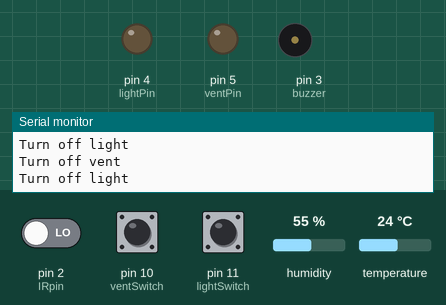
The sketch below on a simulated Arduino Uno, built with avr-gcc and run on an emulated ATmega328P. On the bench: output pins drawn as LEDs (lit = HIGH), buzzer (waves = sounding), the last lines printed to the serial monitor. Dashed ring = blinking. The test bench sets the inputs (shaded band); at power-on: pin 2 (IRpin) LOW, temperature 24 °C, pin 10 (ventSwitch) LOW, pin 11 (lightSwitch) LOW, humidity 55 %.

Above: at 1.2 s.
1.3 s: pin 2 (IRpin) driven HIGH
At 2.03 s:
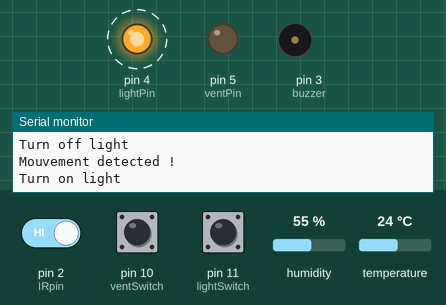
4.8 s: temperature set to 27 °C
8.3 s: temperature set to 30 °C
At 9.12 s:
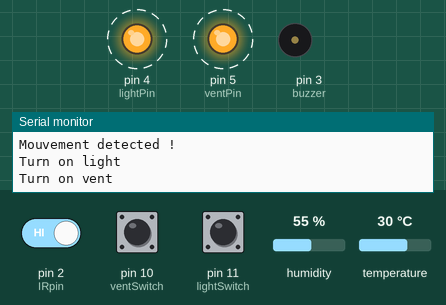
12.6 s: pin 10 (ventSwitch) pulled HIGH for 1 s
At 13.1 s:
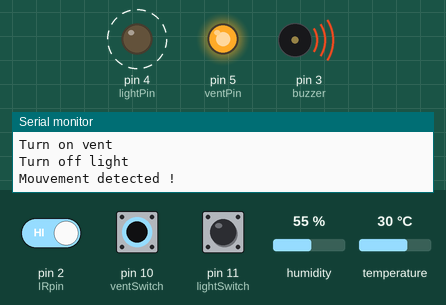
16.1 s: pin 11 (lightSwitch) pulled HIGH for 1 s
At 16.7 s:
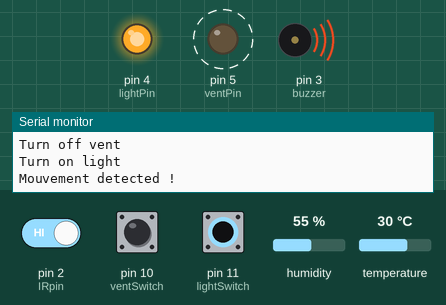
19.6 s: pin 11 (lightSwitch) pulled HIGH for 3.2 s
Timing chart, 0 to 29.8 s (numbered marks = the images above; inputs shaded):
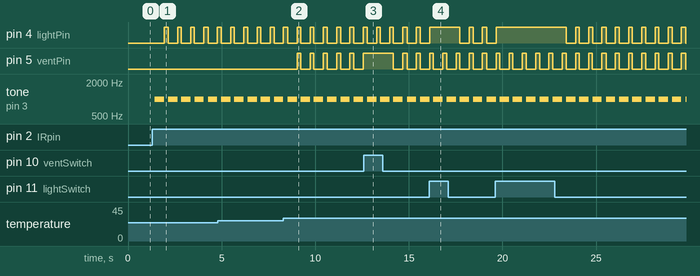

The sketch:

HouseProejctRecife.ino
```cpp
#include "DHT.h"

DHT dht(7, DHT11);

#define IRpin 2
#define lightPin 4
#define ventPin 5
#define buzzer 3
#define ventSwitch 10
#define lightSwitch 11

unsigned long currentTime = 0;
unsigned long previousTime = 0;
bool lightState = false;

long temperature;
long humidity;

void setup() {

 pinMode(IRpin,INPUT);
 pinMode(ventSwitch,INPUT);
 pinMode(lightSwitch,INPUT);

 pinMode(lightPin,OUTPUT);
 pinMode(ventPin,OUTPUT);
 pinMode(buzzer,OUTPUT);

 dht.begin();
 Serial.begin(9600);
}

void loop() {

  currentTime = millis();

  // Reading sensors
  temperature = dht.readTemperature();
  humidity = dht.readHumidity();

  // Switch management
  if(digitalRead(ventSwitch) == HIGH){
    TurnOnVent();
  }
  if(digitalRead(ventSwitch) == LOW){
    TurnOffVent();
  }
  if(digitalRead(lightSwitch) == HIGH){
    TurnOnLight();
  }
  if(digitalRead(lightSwitch) == LOW){
    TurnOffLight();
  }

  if(motionDetection()==1){

    lightState = true;
    TurnOnLight();

    if(temperature > 28){
      TurnOnVent();
    }
 }

 delay(200);
}

bool motionDetection(){
  if(digitalRead(IRpin)==HIGH){
   Serial.println("Mouvement detected !");
   buzzerBip();
   return true;
  }
  if(digitalRead(IRpin)==LOW){
   return false;
  }
}

void lightTimer(){
 if(lightState = true && (currentTime - previousTime) > 300000){ //5 min
     previousTime = 0;
     currentTime = 0;
     lightState = false;
     TurnOffLight();
   }
}

void TurnOnLight(){
  digitalWrite(lightPin, HIGH);
  Serial.println("Turn on light");
}

void TurnOffLight(){
  digitalWrite(lightPin, LOW);
  Serial.println("Turn off light");
}

void TurnOnVent(){
  digitalWrite(ventPin, HIGH);
  Serial.println("Turn on vent");
}

void TurnOffVent(){
  digitalWrite(ventPin, LOW);
  Serial.println("Turn off vent");
}

void buzzerBip(){
  tone(buzzer, 1000);
  delay(500);
  noTone(buzzer);
}
```

Measured:
- the behaviour switches between 28 and 29 °C on temperature (found by bisection; images 1 and 2)
- after the input at 1.3 s, pin 4 (lightPin): alternates HIGH for 0.21 s and LOW for 0.50 s, starting after 0.63 s; tone on pin 3 (buzzer): alternates 1000 Hz for 0.50 s and silent for 0.21 s, starting after 0.13 s
- after the input at 8.3 s, pin 5 (ventPin): alternates HIGH for 0.20 s and LOW for 0.50 s, starting after 0.73 s
